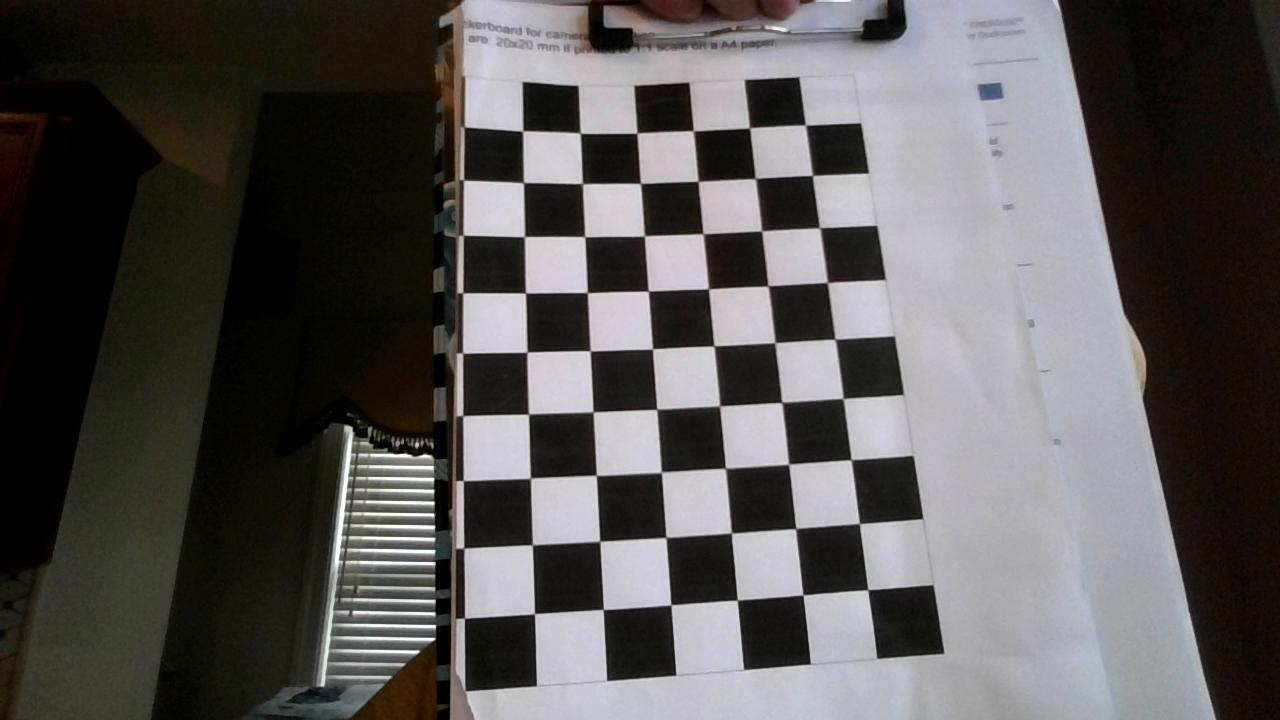
#> input picture src/orangepi/cal.jpg, 1280 x 720 px, given in place of the camera
$ python -i RingFiner.py   (imports and definitions only)
#> lines starting #> are read from the running program, lines starting #| are printed output that depends on the picture; after the words box and inside, x2 and y2 are one past the last pixel; in counts of white or black regions, pixels touching at a corner belong together
# import the necessary packages
import numpy as np
import argparse
import cv2
from threading import Thread
import time

class myWebcamVideoStream:
  def __init__(self, src=0):
    # initialize the video camera stream and read the
    # first frame from the stream
#> called with src = 0
    self.stream = cv2.VideoCapture(src)
    (self.grabbed, self.frame) = self.stream.read()
#> self.frame is the input picture: shape (720, 1280, 3); mean B, G, R 85.4, 86.3, 88.6

    # flag to stop the thread

    self.stopped = False

  def start(self):
    # start the thread to read frames
    Thread(target=self.update, args=()).start()
    return self

  def update(self):

    while True:
       # have we been told to stop?  If so, get out of here
       if self.stopped:
           return

       # otherwise, get another frame
       (self.grabbed, self.frame) = self.stream.read()

  def read(self):
      # return the most recent frame
      return self.frame

  # [4 lines left out: function stop, not called in this run]

#function that writes calibration output to json file
def write_to_txt_file(filename, var1, var2, var3, var4):
    with open(filename, 'w') as txt_file:
        txt_file.write(f"{var1}\n{var2}\n{var3}\n{var4}\n")


#I think this plots the locations on the screen?
# [28 lines left out: functions plotPoint, denoise_image, not called in this run]

def average_position_of_pixels(mat, threshold=128):
    # Threshold the image to get binary image
#> called with threshold = 128
    _, thresh = cv2.threshold(mat, threshold, 255, cv2.THRESH_BINARY)
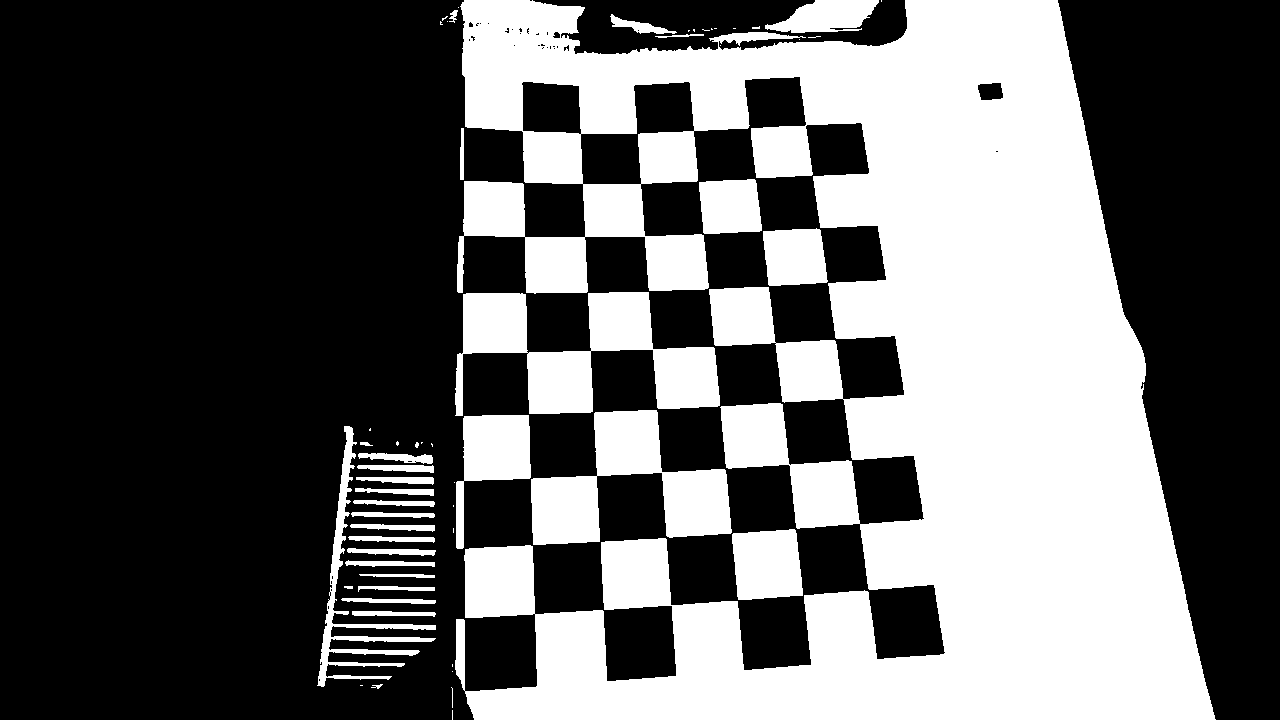
#> thresh: shape (720, 1280); 38.3% white; 58 white regions (27 under 20 px)

    # Find contours in the binary image
    contours, _ = cv2.findContours(thresh, cv2.RETR_EXTERNAL, cv2.CHAIN_APPROX_SIMPLE)
#> contours = 58 contours, 30 with area under 20; largest, box (x1, y1, x2, y2) and area: (455, 0, 1216, 720) 300938, (455, 292, 720, 416) 15061, (531, 410, 732, 545) 12406, (456, 415, 531, 549) 4640, (732, 529, 803, 600) 4234

    # Initialize variables to store total x and y coordinates
    total_x = 0
    total_y = 0

    # Iterate through each contour
    for contour in contours:
        # Calculate the centroid of the contour
        M = cv2.moments(contour)
        if M["m00"] != 0:
            cx = int(M["m10"] / M["m00"])
            cy = int(M["m01"] / M["m00"])

            # Add the centroid coordinates to the total
            total_x += cx
            total_y += cy
#> this loop made 58 passes
#> (contour, cx, cy, total_x, total_y) on passes 27, 31, 43, 45, 48: ([[421, 442], [421, 443], [422, 442]], 421, 442, 7876, 10183), ([[370, 428], [369, 429], [369, 430], [370, 430]], 369, 429, 9422, 11942), ([[688, 30], [688, 31], [689, 30]], 688, 30, 14834, 14505), ([[693, 29], [693, 30], [694, 31], [694, 29]], 693, 29, 15527, 14534), ([[711, 28], [711, 29], [712, 29]], 711, 28, 16238, 14562)
#> (cx, cy, total_x, total_y) on passes 4, 7, 8, 9, 10, 11: (378, 685, 378, 685), (390, 613, 768, 1298), (390, 600, 1158, 1898), (397, 587, 1555, 2485), (348, 586, 1903, 3071), (400, 575, 2303, 3646)
#> after the loop, total_x = 20667; total_y = 15053

    # Calculate the average position
    if len(contours) > 0:
        avg_x = total_x / len(contours)
#> avg_x = 356.3
        avg_y = total_y / len(contours)
#> avg_y = 259.5
        return int(avg_x), int(avg_y)
    else:
        return 0, 0

# [13 lines left out: function plotPoint, not called in this run]

# main program
#configs the detector
vs = myWebcamVideoStream(0).start()


# define the list of boundaries
boundaries = [
	([70,35,160], [100,145,255])
]

# [28 lines not run here, left out]

>>> import cv2
>>> picture = cv2.imread('../cal.jpg', cv2.IMREAD_GRAYSCALE)
>>> result = average_position_of_pixels(picture)
#> result = (356, 259)
